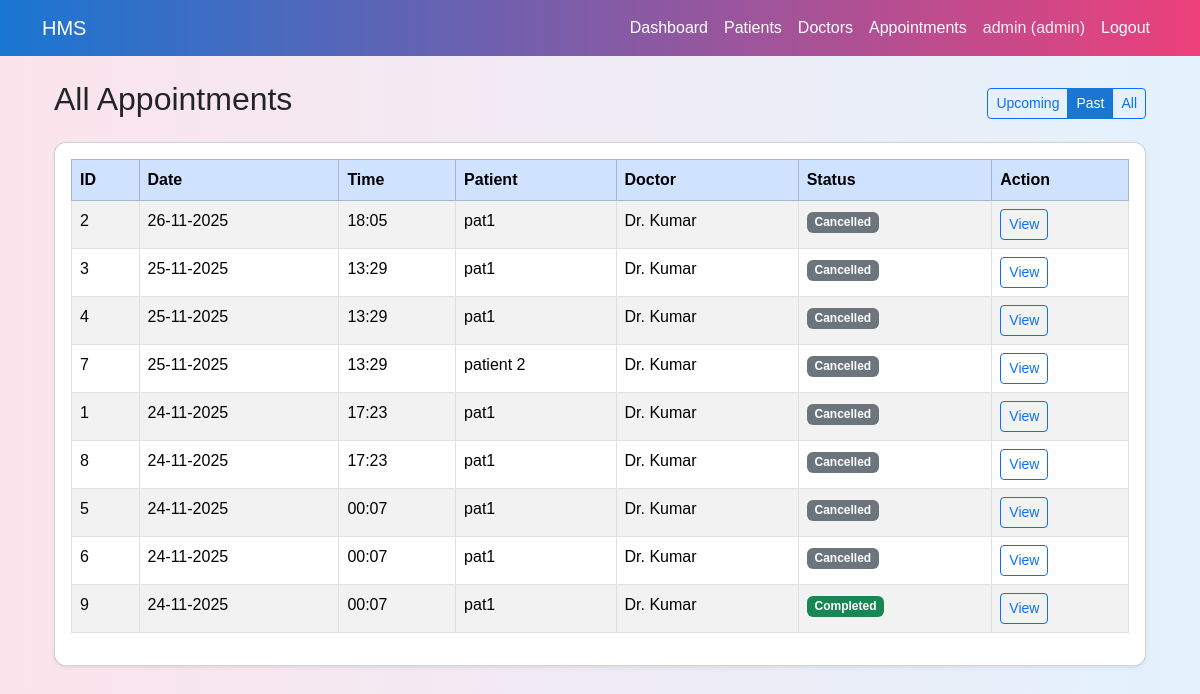
/admin/appointments?view=past (signed in), run on an earlier commit of the app's database.
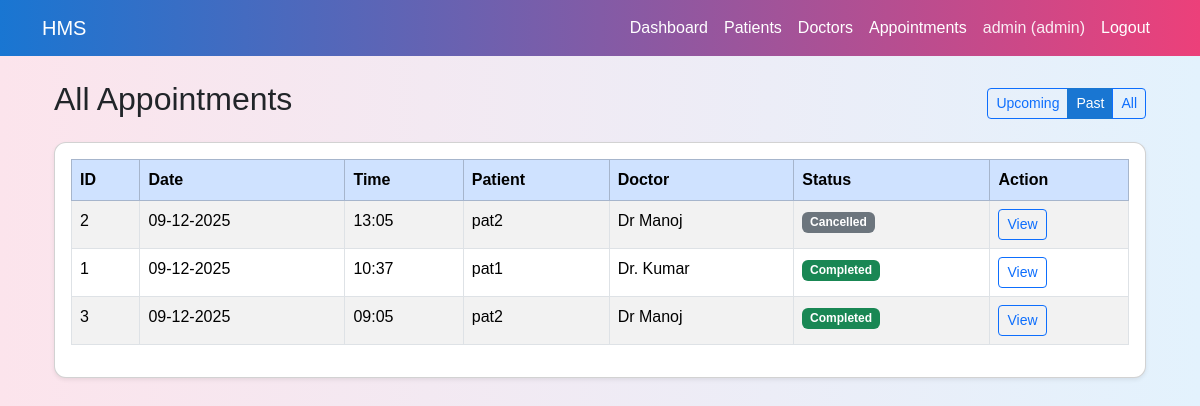
And on a later commit of the database.
### models.py (models this page shows, shortened)
class Appointment(db.Model):
    __tablename__="appointments"
    id =db.Column(db.Integer,primary_key=True)
    patient_id=db.Column(db.Integer,db.ForeignKey("patients.id"),nullable=False)
    doctor_id=db.Column(db.Integer,db.ForeignKey("doctors.id"),nullable=False)
    date=db.Column(db.Date,nullable=False)
    time=db.Column(db.Time,nullable=False)
    status=db.Column(db.String(20),default="Booked")
    created_at=db.Column(db.DateTime,default=datetime.utcnow)
    updated_at=db.Column(db.DateTime,default=datetime.utcnow,onupdate=datetime.utcnow)
    patient=db.relationship("Patient",back_populates="appointments")
    doctor=db.relationship("Doctor",back_populates="appointments")
    treatment=db.relationship("Treatment",back_populates="appointment",uselist=False)

class Patient(db.Model):
    __tablename__="patients"
    id=db.Column(db.Integer,primary_key=True)
    user_id=db.Column(db.Integer,db.ForeignKey("users.id"),nullable=False)
    full_name=db.Column(db.String(120), nullable=False)
    age= db.Column(db.Integer)
    gender=db.Column(db.String(10))
    phone=db.Column(db.String(20))
    address=db.Column(db.String(255))
    is_balcklisted=db.Column(db.Boolean,default=False)
    user=db.relationship("User",back_populates="patient_profile")
    appointments=db.relationship("Appointment",back_populates="patient")

class Doctor(db.Model):
    __tablename__="doctors"
    id=db.Column(db.Integer,primary_key=True)
    user_id=db.Column(db.Integer,db.ForeignKey("users.id"),nullable=False)
    department_id=db.Column(db.Integer,db.ForeignKey("departments.id"))
    full_name=db.Column(db.String(120),nullable=False)
    phone=db.Column(db.String(20))
    about=db.Column(db.Text)
    experience_years=db.Column(db.Integer)
    is_active=db.Column(db.Boolean, default=True)
    user=db.relationship("User",back_populates="doctor_profile")
    department=db.relationship("Department",back_populates="doctors")
    appointments=db.relationship("Appointment",back_populates="doctor")
    availabilities=db.relationship("DoctorAvailability",back_populates="doctor")

### app.py (the view)
    @app.route('/admin/appointments')
    def admin_appointments():
        if session.get('role') != 'admin':
            return redirect(url_for('login'))
        view = request.args.get('view','upcoming')
        query=Appointment.query.join(Patient).join(Doctor)
        today=date.today()
        if view =='upcoming':
            query=query.filter(Appointment.date >= today).order_by(Appointment.date,Appointment.time)
        elif view == 'past':
            query=query.filter(Appointment.date < today).order_by(Appointment.date.desc(),Appointment.time.desc())
        else:
            query=query.order_by(Appointment.date.desc(),Appointment.time.desc())
        appointments = query.all()
        return render_template(
            'admin_appointments.html',
            appointments=appointments,
            view=view
        )

### templates/admin_appointments.html
{% extends "base.html" %}
{% block content %}
<div class="container mt-4">
    <div class="d-flex justify-content-between align-items-center mb-3">
        <h2>All Appointments</h2>
        <div class="btn-group">
            <a href="{{ url_for('admin_appointments', view='upcoming') }}"
               class="btn btn-sm {% if view == 'upcoming' %}btn-primary{% else %}btn-outline-primary{% endif %}">
                Upcoming
            </a>
            <a href="{{ url_for('admin_appointments', view='past') }}"
               class="btn btn-sm {% if view == 'past' %}btn-primary{% else %}btn-outline-primary{% endif %}">
                Past
            </a>
            <a href="{{ url_for('admin_appointments', view='all') }}"
               class="btn btn-sm {% if view == 'all' %}btn-primary{% else %}btn-outline-primary{% endif %}">
                All
            </a>
        </div>
    </div>
    <div class="card p-3 shadow-sm">
        {% if appointments %}
        <table class="table table-striped table-bordered">
            <thead class="table-primary">
                <tr>
                    <th>ID</th>
                    <th>Date</th>
                    <th>Time</th>
                    <th>Patient</th>
                    <th>Doctor</th>
                    <th>Status</th>
                    <th>Action</th>
                </tr>
            </thead>
            <tbody>
                {% for appt in appointments %}
                <tr>
                    <td>{{ appt.id }}</td>
                    <td>{{ appt.date.strftime('%d-%m-%Y') }}</td>
                    <td>{{ appt.time.strftime('%H:%M') }}</td>
                    <td>{{ appt.patient.full_name if appt.patient else 'Unknown' }}</td>
                    <td>{{ appt.doctor.full_name if appt.doctor else 'Unknown' }}</td>
                    <td>
                        {% if appt.status == 'Booked' %}
                        <span class="badge bg-info text-dark">Booked</span>
                        {% elif appt.status == 'Completed' %}
                        <span class="badge bg-success">Completed</span>
                        {% elif appt.status == 'Cancelled' %}
                        <span class="badge bg-secondary">Cancelled</span>
                        {% else %}
                        <span class="badge bg-light text-dark">{{ appt.status }}</span>
                        {% endif %}
                    </td>
                    <td>
                        <a href="{{ url_for('admin_appointment_detail', appt_id=appt.id) }}"
                           class="btn btn-sm btn-outline-primary">
                            View
                        </a>
                    </td>
                </tr>
                {% endfor %}
            </tbody>
        </table>
        {% else %}
        <p class="text-muted mb-0">No appointments to show for this view.</p>
        {% endif %}
    </div>
</div>
{% endblock %}

### templates/base.html (shortened to what this page needs)
<!DOCTYPE html>
<html lang="en">
<head>
    <link href="https://cdn.jsdelivr.net/npm/bootstrap@5.3.3/dist/css/bootstrap.min.css" rel="stylesheet">
    <link rel="stylesheet" href="{{ url_for('static', filename='css/styles.css') }}">
</head>
<body>
    <nav class="navbar navbar-expand-lg navbar-dark navbar-custom mb-4">
        <div class="container">
            <a class="navbar-brand" href="{{ url_for('home') }}">
                HMS
            </a>
            <div class="collapse navbar-collapse" id="navbarNav">
                <ul class="navbar-nav ms-auto">
                    {% if session.get('user_id') %}
                        {% if session.get('role') == 'admin' %}
                            <li class="nav-item">
                                <a class="nav-link"
                                   href="{{ url_for('admin_dashboard') }}">
                                    Dashboard
                                </a>
                            </li>
                            <li class="nav-item">
                                <a class="nav-link"
                                   href="{{ url_for('admin_patients') }}">
                                    Patients
                                </a>
                            </li>
                            <li class="nav-item">
                                <a class="nav-link"
                                   href="{{ url_for('admin_doctors') }}">
                                    Doctors
                                </a>
                            </li>
                            <li class="nav-item">
                                <a class="nav-link"
                                   href="{{ url_for('admin_appointments') }}">
                                    Appointments
                                </a>
                            </li>
                        {% endif %}
                        <li class="nav-item">
                            <a class="nav-link disabled text-light"
                               style="opacity: 0.9;">
                                {{ session.get('username') }}
                                ({{ session.get('role') }})
                            </a>
                        </li>
                        <li class="nav-item">
                            <a class="nav-link"
                               href="{{ url_for('logout') }}">
                                Logout
                            </a>
                        </li>
                    {% endif %}
                </ul>
            </div>
        </div>
    </nav>
    <div class="container my-4">
        {% block content %}
        {% endblock %}
    </div>
</body>
</html>

### static/css/styles.css (style rules this page uses)
body { font-family: Arial, sans-serif; }

### templates/base.html (style rules this page uses)
body { background: linear-gradient(90deg, #fce4ec, #e3f2fd); min-height: 100vh; }
.navbar-custom { background: linear-gradient(90deg, #1976d2, #ec407a); }
.card { border-radius: 12px; box-shadow: 0 4px 12px rgba(0, 0, 0, 0.08); }
.btn-primary { background-color: #1976d2; border-color: #1976d2; }
.navbar-custom .nav-link { color: #ffffff !important; font-weight: 500; }

What changed in the data, as far as the page shows it:
removed Appointment: id "4", date "25-11-2025", time "13:29", patient "pat1", doctor "Dr. Kumar", status "Cancelled"
removed Appointment: id "7", date "25-11-2025", time "13:29", patient "patient 2", doctor "Dr. Kumar", status "Cancelled"
removed Appointment: id "8", date "24-11-2025", time "17:23", patient "pat1", doctor "Dr. Kumar", status "Cancelled"
removed Appointment: id "5", date "24-11-2025", time "00:07", patient "pat1", doctor "Dr. Kumar", status "Cancelled"
removed Appointment: id "6", date "24-11-2025", time "00:07", patient "pat1", doctor "Dr. Kumar", status "Cancelled"
removed Appointment: id "9", date "24-11-2025", time "00:07", patient "pat1", doctor "Dr. Kumar", status "Completed"
changed Appointment id 2: date "26-11-2025" → "09-12-2025"; time "18:05" → "13:05"; patient "pat1" → "pat2"; doctor "Dr. Kumar" → "Dr Manoj"
changed Appointment "pat1": date "24-11-2025" → "09-12-2025"; time "17:23" → "10:37"; status "Cancelled" → "Completed"; moves up the list
changed Appointment id 3: date "25-11-2025" → "09-12-2025"; time "13:29" → "09:05"; patient "pat1" → "pat2"; doctor "Dr. Kumar" → "Dr Manoj"; status "Cancelled" → "Completed"
